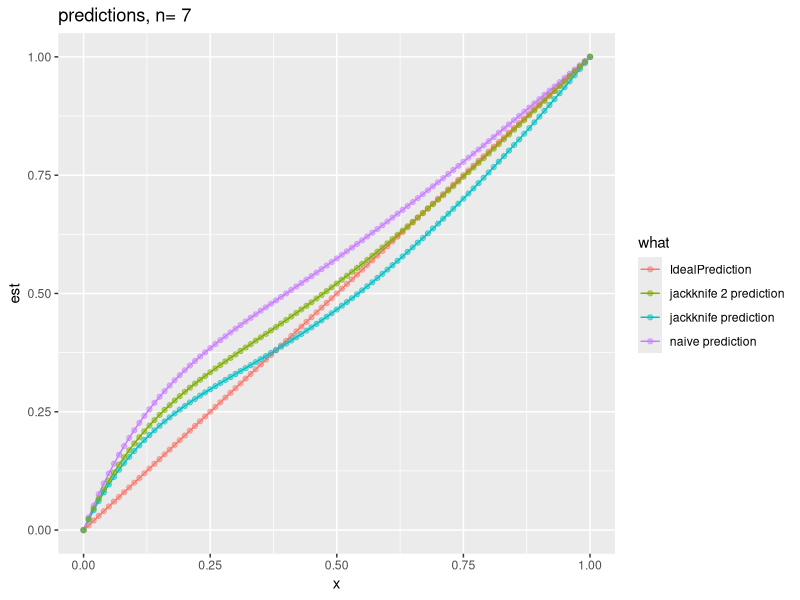

Recreate this plot in R.
## ---- chunk 1
library('polynom')
library('ggplot2')


# y_i = 1 with probability x, 0 otherwise
# k = # of groups
# n = # of examples
# B logistic regresion solution to y ~ 0 + est
# est formed different ways
set.seed(23225)
k <- 2
n <- 7
probOn <- polynomial(c(0,1))
gGroups <- paste('g',1:k,sep='')
d <- data.frame(group=sample(gGroups,n,replace=TRUE),
                one=1,
                y=FALSE,
                stringsAsFactors=FALSE)

naiveEst <- function(d) {
  num <- aggregate(y~group,data=d,FUN=sum)
  den <- aggregate(one~group,data=d,FUN=sum)
  est <- num$y/den$one
  names(est) <- num$group
  as.numeric(est[d$group])
}

jackknifeEst <- function(d,jackDenom=1) {
  num <- aggregate(y~group,data=d,FUN=sum)
  numM <- num$y
  names(numM) <- num$group
  numV <- numM[d$group]
  den <- aggregate(one~group,data=d,FUN=sum)
  denM <- den$one
  names(denM) <- den$group
  denV <- denM[d$group]
  v <- as.numeric((numV-d$y/jackDenom)/(denV-1/jackDenom))
  v[is.na(v)|is.infinite(v)|is.nan(v)] <- 0
  v
}


estimateExpectedPrediction <- function(d) {
  if(all(d$y)) {
    return(1)
  }
  if(all(!d$y)) {
    return(0)
  }
  if(max(d$est)-min(d$est)<1.0e-5) {
    return(mean(d$y))
  }
  m <- glm(y~0+est,data=d,family=binomial(link='logit'))
  d$pred <- predict(m,newdata=d,type='response')
  gpred <- aggregate(pred~group,data=d,FUN=mean)
  # each group weighted equally
  return(mean(gpred$pred))
}

ys <- expand.grid( rep( list(0:1), n))==1
nPredEst <- 0
jPredEst <- 0
jPredEst2 <- 0
for(ii in seq_len(nrow(ys))) {
  y <- as.logical(ys[ii,])
  d$y <- y
  py <- probOn^(sum(y))*(1-probOn)^(length(y)-sum(y))
  d$est <- naiveEst(d)
  nPred <- estimateExpectedPrediction(d)
  nPredEst <- nPredEst + nPred*py
  d$est <- jackknifeEst(d,1)
  jPred <- estimateExpectedPrediction(d)
  jPredEst <- jPredEst + jPred*py
  d$est <- jackknifeEst(d,2)
  jPred2 <- estimateExpectedPrediction(d)
  jPredEst2 <- jPredEst2 + jPred2*py
}

print('naive prediction')
print(nPredEst)

print('jackknife prediction')
print(jPredEst)

print('jackknife 2 prediction')
print(jPredEst2)

print('ideal prediction')
print(probOn)

plotD <- data.frame(x=seq(0,1,by=0.01),
                    stringsAsFactors = FALSE)
plotD1 <- plotD
plotD1$what <- 'IdealPrediction'
plotD1$est <- as.function(probOn)(plotD$x)
plotD2 <- plotD
plotD2$what <- 'naive prediction'
plotD2$est <- as.function(nPredEst)(plotD$x)
plotD3 <- plotD
plotD3$what <- 'jackknife prediction'
plotD3$est <- as.function(jPredEst)(plotD$x)
plotD4 <- plotD
plotD4$what <- 'jackknife 2 prediction'
plotD4$est <- as.function(jPredEst2)(plotD$x)
plotD <- rbind(plotD1,plotD2,plotD3,plotD4)

ggplot(data=plotD,mapping=aes(x=x,y=est,color=what)) +
  geom_line() + geom_point(alpha=0.5) +
  ggtitle(paste('predictions, n=',n))
